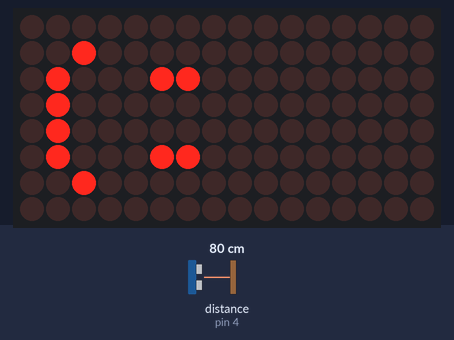
Bench run of a sketch on a simulated Arduino Uno, built with avr-gcc and run on an emulated ATmega328P. Shown: 16×8 LED matrix. Wiring (inferred from the names in the program): ultrasonic range finder: trigger pin 2; echo pin 4. The test bench sets the inputs (shaded band); at power-on: distance to the obstacle (sensor on pin 4) 80 cm. The echo pulse lasts 58.3 µs per cm; what the sketch prints to the serial monitor is not drawn.

Above: at 0.1 s.

The sketch:

sketch_dec27a.ino
```cpp
const int trigPin = 2;

const int echoPin = 4;

//We always have to include the library
#include "LedControlMS.h"

/*
 Now we need a LedControl to work with.
 ***** These pin numbers will probably not work with your hardware *****
 pin 12 is connected to the DataIn
 pin 11 is connected to the CLK
 pin 10 is connected to LOAD
 We have only a single MAX72XX.
 */
#define NBR_MTX 2
LedControl lc=LedControl(12,11,10, NBR_MTX);

String digits= "1234567890";
int digitCounter=0;
/* we always wait a bit between updates of the display */
unsigned long delaytime=300;


void loop()

{

long duration, cm;

pinMode(trigPin, OUTPUT);

digitalWrite(trigPin, LOW);

delayMicroseconds(2);

digitalWrite(trigPin, HIGH);

delayMicroseconds(10);

digitalWrite(trigPin, LOW);

pinMode(echoPin, INPUT);

duration = pulseIn(echoPin, HIGH);


cm = microsecondsToCentimeters(duration);

Serial.print(cm);

Serial.print("cm");

Serial.println();

delay(100);
}
  //ctrl shift m

 void setup() {
  /*
   The MAX72XX is in power-saving mode on startup,
   we have to do a wakeup call
   */
   long duration, cm;
   if (cm<6) {   // hij begon op cm =  0 daarom kan dit niet waarschijnlijk

  Serial.begin (9600);
  Serial.println("Setup");
  digitCounter=0;
  for (int i=0; i< NBR_MTX; i++){
    lc.shutdown(i,false);
  /* Set the brightness to a medium values */
    lc.setIntensity(i,8);
  /* and clear the display */
    lc.clearDisplay(i);
  }

  Serial.println("LED0: 1 2");
  lc.setLed(0,1,2,true);
  Serial.println("LED0: 2 1");
  lc.setLed(0,2,1,true);
  Serial.println("LED0: 3 1");
  lc.setLed(0,3,1,true);
  Serial.println("LED0: 4 1");
  lc.setLed(0,4,1,true);
  Serial.println("LED0: 6 2");
  lc.setLed(0,6,2,true);
  Serial.println("LED0: 5 1");
  lc.setLed(0,5,1,true);
  Serial.println("LED0: 2 5");
  lc.setLed(0,2,5,true);
  Serial.println("LED0: 2 6");
  lc.setLed(0,2,6,true);
  Serial.println("LED0: 5 5");
  lc.setLed(0,5,5,true);
  Serial.println("LED0: 5 6");  //Getal van de positie van de led opschrijven achter LED0: (Posities zitten in het mapje)
  lc.setLed(0,5,6,true);        // Getal tussen de haakjes na de 0 zetten


  //clearAll();
}

}
long microsecondsToInches(long microseconds)

{return microseconds / 74 / 2;

}

long microsecondsToCentimeters(long microseconds)

{return microseconds / 29 / 2;}
```
